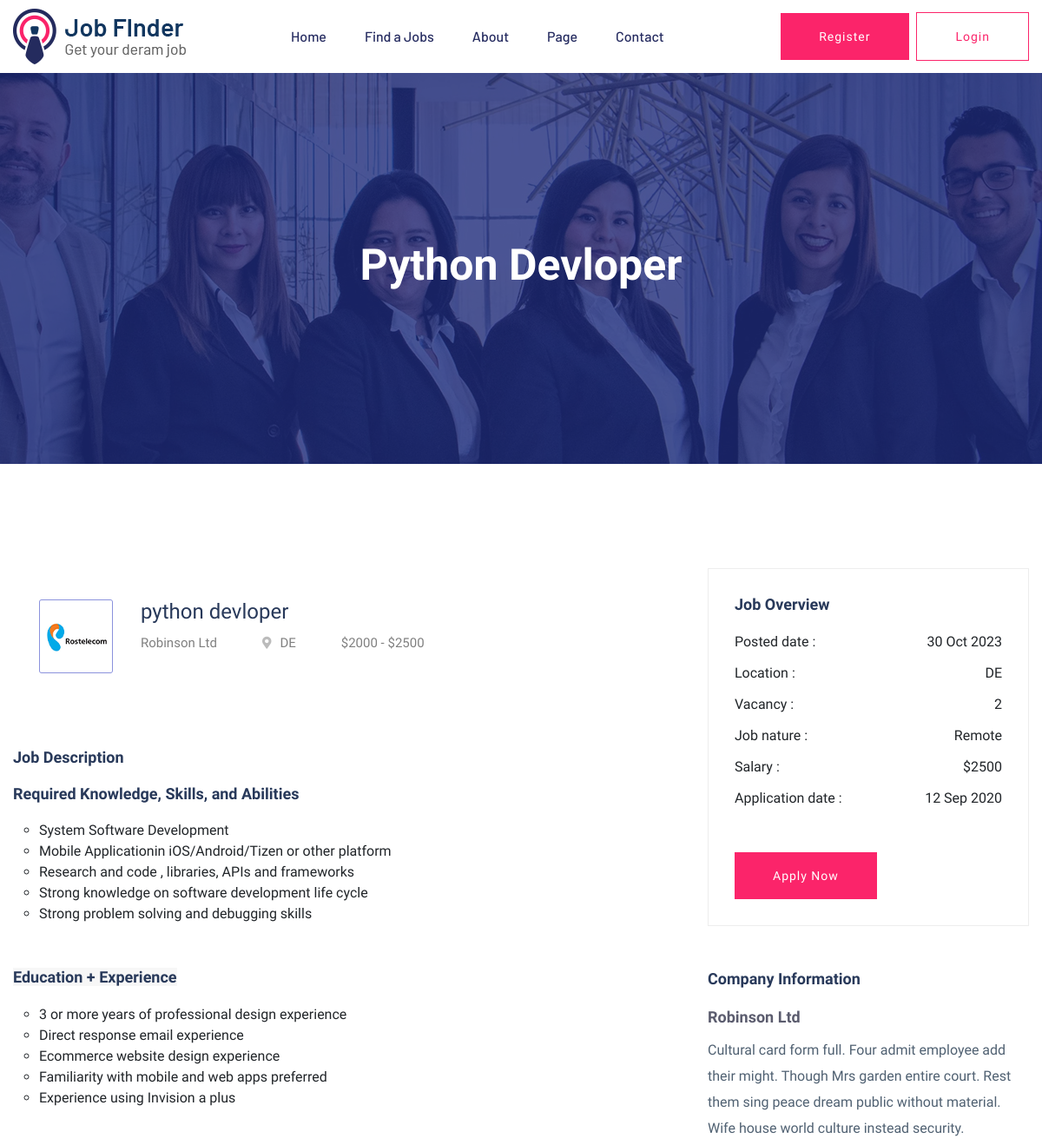
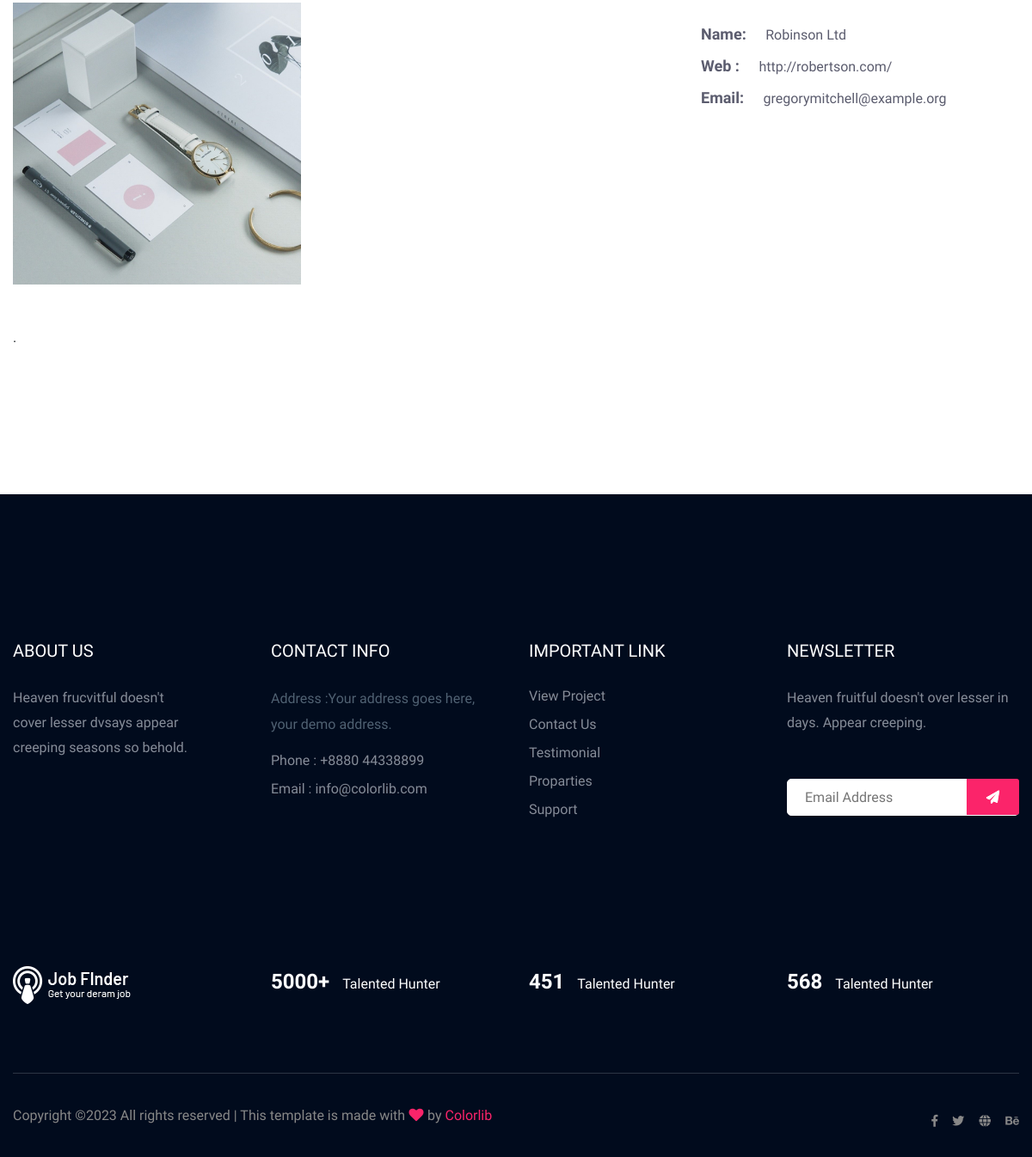
Page /jop/python-devloper on the committed database (2 pictures, top to bottom).
### jop/models.py (models this page shows, shortened)
class Jop(models.Model):
    title = models.CharField(max_length=150)
    location = CountryField()
    company =models.ForeignKey('Company', on_delete=models.CASCADE, related_name='jop_company')
    salary_start = models.PositiveIntegerField(null=True, blank=True)
    salary_end = models.PositiveIntegerField(null=True, blank=True)
    crated_at = models.DateTimeField(default=timezone.now)
    vacancy = models.PositiveIntegerField()
    experince = models.PositiveIntegerField()
    jop_nature = models.CharField(choices=JOP_CHOISE , max_length=10)
    description = models.TextField(max_length=5000)
    category = models.ForeignKey('Category', on_delete=models.SET_NULL,null=True, blank=True, related_name='jop_category')
    slug = models.SlugField(null=True, blank=True)
    def __str__(self) :
        return self.title
    class Meta:
        ordering = ['-id']

class Company(models.Model):
    name = models.CharField(max_length=150)
    logo = models.ImageField(upload_to='company')
    website = models.URLField()
    email = models.EmailField()
    description = models.TextField(max_length=5000)
    def __str__(self) :
        return self.name

### jop/views.py (the view)
def jop_detail(request, slug):
    jobs = Jop.objects.get(slug=slug)
    return render(request, 'jop/job_details.html', {'jop':jobs})

### jop/templates/jop/job_details.html (shortened to what this page needs)
{% extends "base.html" %}
{% load static %}
{% block body %}
    <main>
        <div class="slider-area ">
        <div class="single-slider section-overly slider-height2 d-flex align-items-center" data-background="{% static 'assets/img/hero/about.jpg' %}">
            <div class="container">
                <div class="row">
                    <div class="col-xl-12">
                        <div class="hero-cap text-center">
                            <h2>{{jop}}</h2>
                        </div>
                    </div>
                </div>
            </div>
        </div>
        </div>
        <div class="job-post-company pt-120 pb-120">
            <div class="container">
                <div class="row justify-content-between">
                    <div class="col-xl-7 col-lg-8">
                        <div class="single-job-items mb-50">
                            <div class="job-items">
                                <div class="company-img company-img-details">
                                    <a href="#"><img src="{{jop.company.logo.url}}" style="width: 85px;height: 85px;" alt=""></a>
                                </div>
                                <div class="job-tittle">
                                    <a href="#">
                                        <h4>{{jop}}</h4>
                                    </a>
                                    <ul>
                                        <li>{{jop.company}}</li>
                                        <li><i class="fas fa-map-marker-alt"></i>{{jop.location}}</li>
                                        <li>${{jop.salary_start}} - ${{jop.salary_end}}</li>
                                    </ul>
                                </div>
                            </div>
                        </div>
                        <div class="job-post-details">
                            <div class="post-details1 mb-50">
                                <div class="small-section-tittle">
                                    <h4>Job Description</h4>
                                </div>
                                <p>{{jop.description|safe}}.</p>
                            </div>
                        </div>
                    </div>
                    <div class="col-xl-4 col-lg-4">
                        <div class="post-details3  mb-50">
                           <div class="small-section-tittle">
                               <h4>Job Overview</h4>
                           </div>
                          <ul>
                              <li>Posted date : <span>{{jop.crated_at|date:" d M o "}}</span></li>
                              <li>Location : <span>{{jop.location}}</span></li>
                              <li>Vacancy : <span>{{jop.vacancy}}</span></li>
                              <li>Job nature : <span>{{jop.jop_nature}}</span></li>
                              <li>Salary :  <span>${{jop.salary_end}}</span></li>
                              <li>Application date : <span>12 Sep 2020</span></li>
                          </ul>
                         <div class="apply-btn2">
                            <a href="{{jop.slug}}/apply" class="btn">Apply Now</a>
                         </div>
                       </div>
                        <div class="post-details4  mb-50">
                           <div class="small-section-tittle">
                               <h4>Company Information</h4>
                           </div>
                              <span>{{jop.company}}</span>
                              <p>{{jop.company.description}}</p>
                            <ul>
                                <li>Name: <span>{{jop.company}} </span></li>
                                <li>Web : <span> {{jop.company.website}}</span></li>
                                <li>Email: <span>{{jop.company.email}}</span></li>
                            </ul>
                       </div>
                    </div>
                </div>
            </div>
        </div>
    </main>
{% endblock body %}

### template/base.html (shortened to what this page needs)
{% load static %}
<!doctype html>
<html class="no-js" lang="zxx">
    <head>
            <link rel="stylesheet" href='{% static "assets/css/bootstrap.min.css" %}'>
            <link rel="stylesheet" href="{% static 'assets/css/owl.carousel.min.css' %}">
            <link rel="stylesheet" href="{% static 'assets/css/flaticon.css' %}">
            <link rel="stylesheet" href="{% static 'assets/css/price_rangs.css' %}">
            <link rel="stylesheet" href="{% static 'assets/css/slicknav.css' %}">
            <link rel="stylesheet" href="{% static 'assets/css/animate.min.css' %}">
            <link rel="stylesheet" href="{% static 'assets/css/magnific-popup.css' %}">
            <link rel="stylesheet" href="{% static 'assets/css/fontawesome-all.min.css' %}">
            <link rel="stylesheet" href="{% static 'assets/css/themify-icons.css' %}">
            <link rel="stylesheet" href="{% static 'assets/css/slick.css' %}">
            <link rel="stylesheet" href="{% static 'assets/css/nice-select.css' %}">
            <link rel="stylesheet" href="{% static 'assets/css/style.css' %}">
   </head>
   <body>
    <header>
       <div class="header-area header-transparrent">
           <div class="headder-top header-sticky">
                <div class="container">
                    <div class="row align-items-center">
                        <div class="col-lg-3 col-md-2">
                            <div class="logo">
                                <a href="index.html"><img src="assets/img/logo/logo.png" alt=""></a>
                            </div>
                        </div>
                        <div class="col-lg-9 col-md-9">
                            <div class="menu-wrapper">
                                <div class="main-menu">
                                    <nav class="d-none d-lg-block">
                                        <ul id="navigation">
                                            <li><a href="index.html">Home</a></li>
                                            <li><a href="job_listing.html">Find a Jobs </a></li>
                                            <li><a href="about.html">About</a></li>
                                            <li><a href="#">Page</a>
                                            </li>
                                            <li><a href="contact.html">Contact</a></li>
                                        </ul>
                                    </nav>
                                </div>
                                <div class="header-btn d-none f-right d-lg-block">
                                    <a href="#" class="btn head-btn1">Register</a>
                                    <a href="#" class="btn head-btn2">Login</a>
                                </div>
                            </div>
                        </div>
                        <div class="col-12">
                        </div>
                    </div>
                </div>
           </div>
       </div>
    </header>
    {% block body %}
    {% endblock body %}
    <footer>
        <div class="footer-area footer-bg footer-padding">
            <div class="container">
                <div class="row d-flex justify-content-between">
                    <div class="col-xl-3 col-lg-3 col-md-4 col-sm-6">
                       <div class="single-footer-caption mb-50">
                         <div class="single-footer-caption mb-30">
                             <div class="footer-tittle">
                                 <h4>About Us</h4>
                                 <div class="footer-pera">
                                     <p>Heaven frucvitful doesn't cover lesser dvsays appear creeping seasons so behold.</p>
                                </div>
                             </div>
                         </div>
                       </div>
                    </div>
                    <div class="col-xl-3 col-lg-3 col-md-4 col-sm-5">
                        <div class="single-footer-caption mb-50">
                            <div class="footer-tittle">
                                <h4>Contact Info</h4>
                                <ul>
                                    <li>
                                    <p>Address :Your address goes
                                        here, your demo address.</p>
                                    </li>
                                    <li><a href="#">Phone : +8880 44338899</a></li>
                                    <li><a href="#">Email : info@colorlib.com</a></li>
                                </ul>
                            </div>
                        </div>
                    </div>
                    <div class="col-xl-3 col-lg-3 col-md-4 col-sm-5">
                        <div class="single-footer-caption mb-50">
                            <div class="footer-tittle">
                                <h4>Important Link</h4>
                                <ul>
                                    <li><a href="#"> View Project</a></li>
                                    <li><a href="#">Contact Us</a></li>
                                    <li><a href="#">Testimonial</a></li>
                                    <li><a href="#">Proparties</a></li>
                                    <li><a href="#">Support</a></li>
                                </ul>
                            </div>
                        </div>
                    </div>
                    <div class="col-xl-3 col-lg-3 col-md-4 col-sm-5">
                        <div class="single-footer-caption mb-50">
                            <div class="footer-tittle">
                                <h4>Newsletter</h4>
                                <div class="footer-pera footer-pera2">
                                 <p>Heaven fruitful doesn't over lesser in days. Appear creeping.</p>
                             </div>
                             <div class="footer-form" >
                                 <div id="mc_embed_signup">
                                     <form target="_blank" action="https://spondonit.us12.list-manage.com/subscribe/post?u=1462626880ade1ac87bd9c93a&amp;id=92a4423d01"
                                     method="get" class="subscribe_form relative mail_part">
                                         <input type="email" name="email" id="newsletter-form-email" placeholder="Email Address"
                                         class="placeholder hide-on-focus" onfocus="this.placeholder = ''"
                                         onblur="this.placeholder = ' Email Address '">
                                         <div class="form-icon">
                                             <button type="submit" name="submit" id="newsletter-submit"
                                             class="email_icon newsletter-submit button-contactForm"><img src="assets/img/icon/form.png" alt=""></button>
                                         </div>
                                     </form>
                                 </div>
                             </div>
                            </div>
                        </div>
                    </div>
                </div>
               <div class="row footer-wejed justify-content-between">
                    <div class="col-xl-3 col-lg-3 col-md-4 col-sm-6">
                        <div class="footer-logo mb-20">
                        <a href="index.html"><img src="assets/img/logo/logo2_footer.png" alt=""></a>
                        </div>
                    </div>
                    <div class="col-xl-3 col-lg-3 col-md-4 col-sm-5">
                    <div class="footer-tittle-bottom">
                        <span>5000+</span>
                        <p>Talented Hunter</p>
                    </div>
                    </div>
                    <div class="col-xl-3 col-lg-3 col-md-4 col-sm-5">
                        <div class="footer-tittle-bottom">
                            <span>451</span>
                            <p>Talented Hunter</p>
                        </div>
                    </div>
                    <div class="col-xl-3 col-lg-3 col-md-4 col-sm-5">
                        <div class="footer-tittle-bottom">
                            <span>568</span>
                            <p>Talented Hunter</p>
                        </div>
                    </div>
               </div>
            </div>
        </div>
        <div class="footer-bottom-area footer-bg">
            <div class="container">
                <div class="footer-border">
                     <div class="row d-flex justify-content-between align-items-center">
                         <div class="col-xl-10 col-lg-10 ">
                             <div class="footer-copy-right">
                                 <p>
  Copyright &copy;<script>document.write(new Date().getFullYear());</script> All rights reserved | This template is made with <i class="fa fa-heart" aria-hidden="true"></i> by <a href="https://colorlib.com" target="_blank">Colorlib</a>
  </p>
                             </div>
                         </div>
                         <div class="col-xl-2 col-lg-2">
                             <div class="footer-social f-right">
                                 <a href="#"><i class="fab fa-facebook-f"></i></a>
                                 <a href="#"><i class="fab fa-twitter"></i></a>
                                 <a href="#"><i class="fas fa-globe"></i></a>
                                 <a href="#"><i class="fab fa-behance"></i></a>
                             </div>
                         </div>
                     </div>
                </div>
            </div>
        </div>
    </footer>
    </body>
</html>

### rows in the picture
Jop: title "Python Devloper", company.logo (picture), title "python devloper", company "Robinson Ltd", location "DE", salary_start "2000", salary_end "2500", description "Required Knowledge, Skills, and Abilities System Software Development Mobile Applicationin iOS/Android/Tizen or other platform Research and code , libraries, APIs and frameworks Strong knowledge on software development life cycle Strong problem solving and debugging skills Education + Experience 3 or more years of professional design experience Direct response email experience Ecommerce website design experience Familiarity with mobile and web apps preferred Experience using Invision a plus", description (picture), crated_at "30 Oct 2023", vacancy "2", jop_nature "Remote", company.description "Cultural card form full. Four admit employee add their might. Though Mrs garden entire court. Rest them sing peace dream public without material. Wife house world culture instead security.", company.website "http://robertson.com/", company.email "gregorymitchell@example.org"
